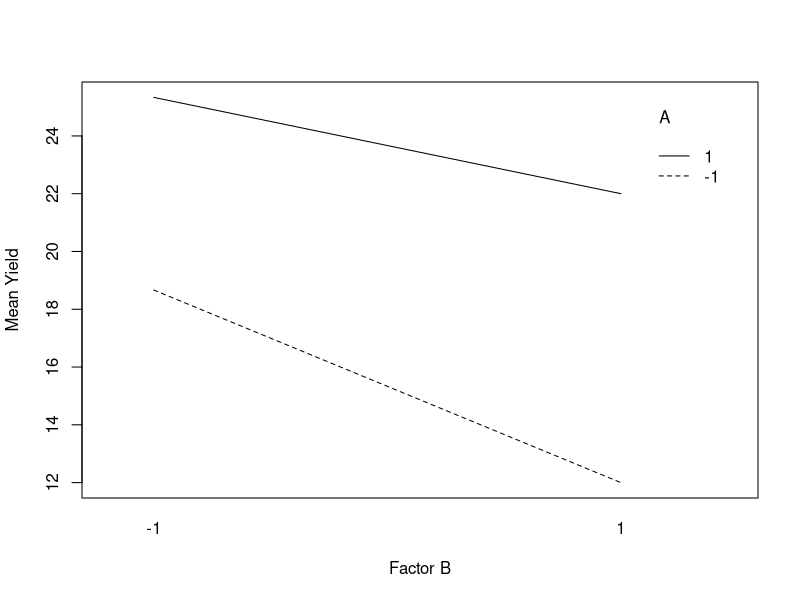

Write R code to recreate this figure.
## ---- chunk 1
# Practical 27: 2^2 Factorial Experiment in CRD

# Enter the data
A <- factor(rep(c(-1, 1, -1, 1), each = 3))
B <- factor(rep(c(-1, -1, 1, 1), each = 3))

Yield <- c(20, 17, 19,
           28, 24, 24,
           10, 11, 15,
           23, 22, 21)

# Create data frame
data <- data.frame(A, B, Yield)

# Fit the factorial model
model <- aov(Yield ~ A * B, data = data)
## ---- chunk 2
# ANOVA table
summary(model)
## ---- chunk 3
# Treatment combination means
aggregate(Yield ~ A + B, data, mean)
## ---- chunk 4
# Interaction plot
interaction.plot(B, A, Yield,
                 xlab = "Factor B",
                 ylab = "Mean Yield")
